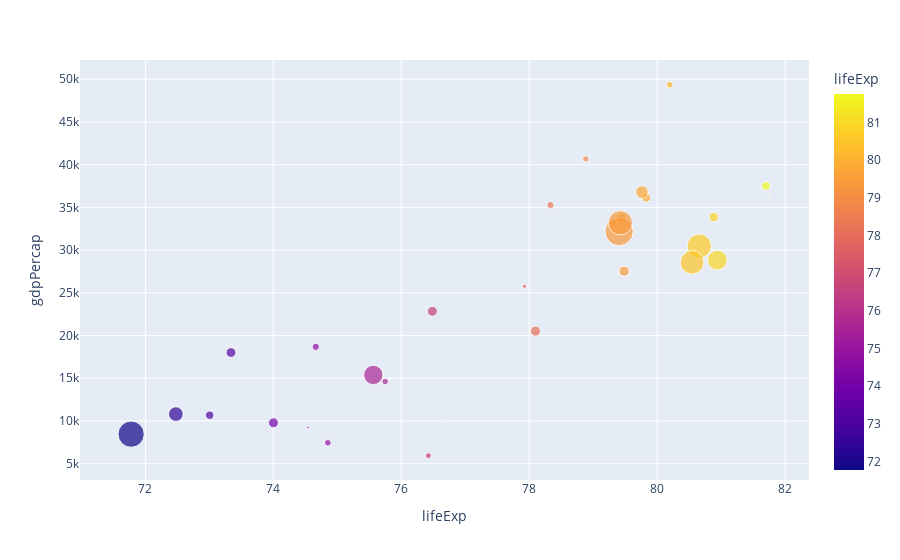

This figure's notebook cell:
### Code cell
europe_data2007 = px.data.gapminder().query("year==2007").query("continent=='Europe'")
fig = px.scatter(europe_data2007, x='lifeExp', y='gdpPercap', size='pop', color='lifeExp', hover_name='country')

fig.to_image(format='jpg')
fig.show()

### Figure 1 — Plotly figure (JSON) as saved in the notebook; plotly's stock layout.template omitted (floating-point values rounded to 4 significant figures)
{"data": [{"hovertemplate": "<b>%{hovertext}</b><br><br>lifeExp=%{marker.color}<br>gdpPercap=%{y}<br>pop=%{marker.size}<extra></extra>", "hovertext": ["Albania", "Austria", "Belgium", "Bosnia and Herzegovina", "Bulgaria", "Croatia", "Czech Republic", "Denmark", "Finland", "France", "Germany", "Greece", "Hungary", "Iceland", "Ireland", "Italy", "Montenegro", "Netherlands", "Norway", "Poland", "Portugal", "Romania", "Serbia", "Slovak Republic", "Slovenia", "Spain", "Sweden", "Switzerland", "Turkey", "United Kingdom"], "legendgroup": "", "marker": {"color": [76.42, 79.83, 79.44, 74.85, 73.0, 75.75, 76.49, 78.33, 79.31, 80.66, 79.41, 79.48, 73.34, 81.76, 78.89, 80.55, 74.54, 79.76, 80.2, 75.56, 78.1, 72.48, 74.0, 74.66, 77.93, 80.94, 80.88, 81.7, 71.78, 79.42], "coloraxis": "coloraxis", "size": [3600523, 8199783, 10392226, 4552198, 7322858, 4493312, 10228744, 5468120, 5238460, 61083916, 82400996, 10706290, 9956108, 301931, 4109086, 58147733, 684736, 16570613, 4627926, 38518241, 10642836, 22276056, 10150265, 5447502, 2009245, 40448191, 9031088, 7554661, 71158647, 60776238], "sizemode": "area", "sizeref": 206000.0, "symbol": "circle"}, "mode": "markers", "name": "", "orientation": "v", "showlegend": false, "type": "scatter", "x": [76.42, 79.83, 79.44, 74.85, 73.0, 75.75, 76.49, 78.33, 79.31, 80.66, 79.41, 79.48, 73.34, 81.76, 78.89, 80.55, 74.54, 79.76, 80.2, 75.56, 78.1, 72.48, 74.0, 74.66, 77.93, 80.94, 80.88, 81.7, 71.78, 79.42], "xaxis": "x", "y": [5937.0, 36130.0, 33690.0, 7446.0, 10680.0, 14620.0, 22830.0, 35280.0, 33210.0, 30470.0, 32170.0, 27540.0, 18010.0, 36180.0, 40680.0, 28570.0, 9254.0, 36800.0, 49360.0, 15390.0, 20510.0, 10810.0, 9787.0, 18680.0, 25770.0, 28820.0, 33860.0, 37510.0, 8458.0, 33200.0], "yaxis": "y"}], "layout": {"coloraxis": {"colorbar": {"title": {"text": "lifeExp"}}, "colorscale": [[0, "#0d0887"], [0.1111, "#46039f"], [0.2222, "#7201a8"], [0.3333, "#9c179e"], [0.4444, "#bd3786"], [0.5556, "#d8576b"], [0.6667, "#ed7953"], [0.7778, "#fb9f3a"], [0.8889, "#fdca26"], [1, "#f0f921"]]}, "legend": {"itemsizing": "constant", "tracegroupgap": 0}, "margin": {"t": 60}, "xaxis": {"anchor": "y", "domain": [0, 1], "title": {"text": "lifeExp"}}, "yaxis": {"anchor": "x", "domain": [0, 1], "title": {"text": "gdpPercap"}}}}
